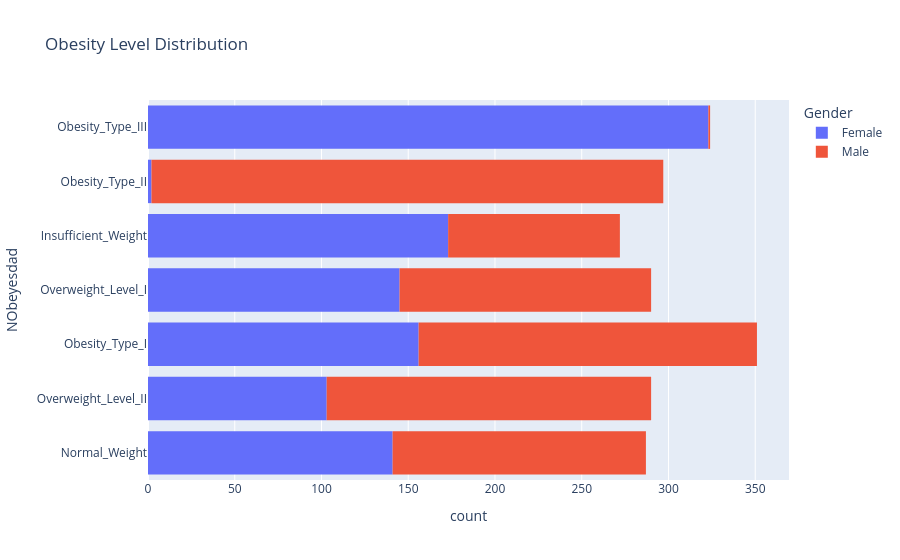

Write notebook code for a chart like this one.
### Code cell
import plotly.express as px
px.histogram(df, y='NObeyesdad', color='Gender', title='Obesity Level Distribution')

### Figure 1 — Plotly figure (JSON) as saved in the notebook; plotly's stock layout.template omitted (floating-point values rounded to 4 significant figures; data arrays with more than 128 entries replaced by an {"elided": "..."} marker saying what was removed)
{"data": [{"bingroup": "y", "hovertemplate": "Gender=Female<br>count=%{x}<br>NObeyesdad=%{y}<extra></extra>", "legendgroup": "Female", "marker": {"color": "#636efa", "pattern": {"shape": ""}}, "name": "Female", "orientation": "h", "showlegend": true, "type": "histogram", "xaxis": "x", "y": {"elided": "1043 str values"}, "yaxis": "y"}, {"bingroup": "y", "hovertemplate": "Gender=Male<br>count=%{x}<br>NObeyesdad=%{y}<extra></extra>", "legendgroup": "Male", "marker": {"color": "#EF553B", "pattern": {"shape": ""}}, "name": "Male", "orientation": "h", "showlegend": true, "type": "histogram", "xaxis": "x", "y": {"elided": "1068 str values"}, "yaxis": "y"}], "layout": {"barmode": "relative", "legend": {"title": {"text": "Gender"}, "tracegroupgap": 0}, "title": {"text": "Obesity Level Distribution"}, "xaxis": {"anchor": "y", "domain": [0, 1], "title": {"text": "count"}}, "yaxis": {"anchor": "x", "domain": [0, 1], "title": {"text": "NObeyesdad"}}}}
